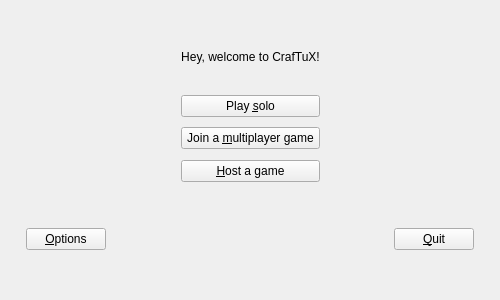
<?xml version="1.0" encoding="UTF-8"?>
<ui version="4.0">
 <class>CraftuxHome</class>
 <widget class="QWidget" name="CraftuxHome">
  <property name="geometry">
   <rect>
    <x>0</x>
    <y>0</y>
    <width>500</width>
    <height>300</height>
   </rect>
  </property>
  <property name="sizePolicy">
   <sizepolicy hsizetype="Expanding" vsizetype="Expanding">
    <horstretch>0</horstretch>
    <verstretch>0</verstretch>
   </sizepolicy>
  </property>
  <property name="minimumSize">
   <size>
    <width>500</width>
    <height>300</height>
   </size>
  </property>
  <property name="maximumSize">
   <size>
    <width>500</width>
    <height>300</height>
   </size>
  </property>
  <property name="windowTitle">
   <string>Welcome to CrafTuX</string>
  </property>
  <layout class="QVBoxLayout" name="verticalLayout_2">
   <item>
    <layout class="QVBoxLayout" name="verticalLayout">
     <property name="leftMargin">
      <number>15</number>
     </property>
     <property name="rightMargin">
      <number>15</number>
     </property>
     <item>
      <spacer name="topVerticalSpacer">
       <property name="orientation">
        <enum>Qt::Vertical</enum>
       </property>
       <property name="sizeType">
        <enum>QSizePolicy::Expanding</enum>
       </property>
       <property name="sizeHint" stdset="0">
        <size>
         <width>20</width>
         <height>40</height>
        </size>
       </property>
      </spacer>
     </item>
     <item>
      <layout class="QHBoxLayout" name="middleHorizontalLayout">
       <item>
        <spacer name="leftHorizontalSpacer">
         <property name="orientation">
          <enum>Qt::Horizontal</enum>
         </property>
         <property name="sizeType">
          <enum>QSizePolicy::MinimumExpanding</enum>
         </property>
         <property name="sizeHint" stdset="0">
          <size>
           <width>40</width>
           <height>20</height>
          </size>
         </property>
        </spacer>
       </item>
       <item>
        <layout class="QGridLayout" name="gridLayout">
         <item row="0" column="0">
          <widget class="QLabel" name="welcomeLabel">
           <property name="text">
            <string>Hey, welcome to CrafTuX!</string>
           </property>
           <property name="alignment">
            <set>Qt::AlignCenter</set>
           </property>
          </widget>
         </item>
         <item row="2" column="0">
          <widget class="QPushButton" name="soloButton">
           <property name="text">
            <string>Play &amp;solo</string>
           </property>
          </widget>
         </item>
         <item row="4" column="0">
          <widget class="QPushButton" name="multiButton">
           <property name="text">
            <string>Join a &amp;multiplayer game</string>
           </property>
          </widget>
         </item>
         <item row="1" column="0">
          <spacer name="menuVerticalSpacer">
           <property name="orientation">
            <enum>Qt::Vertical</enum>
           </property>
           <property name="sizeType">
            <enum>QSizePolicy::Expanding</enum>
           </property>
           <property name="sizeHint" stdset="0">
            <size>
             <width>20</width>
             <height>25</height>
            </size>
           </property>
          </spacer>
         </item>
         <item row="3" column="0">
          <spacer name="menuVerticalSpacer2">
           <property name="orientation">
            <enum>Qt::Vertical</enum>
           </property>
           <property name="sizeType">
            <enum>QSizePolicy::Expanding</enum>
           </property>
           <property name="sizeHint" stdset="0">
            <size>
             <width>20</width>
             <height>5</height>
            </size>
           </property>
          </spacer>
         </item>
         <item row="6" column="0">
          <widget class="QPushButton" name="serverButton">
           <property name="text">
            <string>&amp;Host a game</string>
           </property>
          </widget>
         </item>
         <item row="5" column="0">
          <spacer name="menuVerticalSpacer3">
           <property name="orientation">
            <enum>Qt::Vertical</enum>
           </property>
           <property name="sizeHint" stdset="0">
            <size>
             <width>20</width>
             <height>5</height>
            </size>
           </property>
          </spacer>
         </item>
        </layout>
       </item>
       <item>
        <spacer name="rightHorizontalSpacer">
         <property name="orientation">
          <enum>Qt::Horizontal</enum>
         </property>
         <property name="sizeType">
          <enum>QSizePolicy::MinimumExpanding</enum>
         </property>
         <property name="sizeHint" stdset="0">
          <size>
           <width>40</width>
           <height>20</height>
          </size>
         </property>
        </spacer>
       </item>
      </layout>
     </item>
     <item>
      <spacer name="middleVerticalSpacer">
       <property name="orientation">
        <enum>Qt::Vertical</enum>
       </property>
       <property name="sizeType">
        <enum>QSizePolicy::Expanding</enum>
       </property>
       <property name="sizeHint" stdset="0">
        <size>
         <width>20</width>
         <height>40</height>
        </size>
       </property>
      </spacer>
     </item>
     <item>
      <layout class="QHBoxLayout" name="bottomHorizontalLayout">
       <item>
        <widget class="QPushButton" name="optionsButton">
         <property name="text">
          <string>&amp;Options</string>
         </property>
        </widget>
       </item>
       <item>
        <spacer name="horizontalSpacer">
         <property name="orientation">
          <enum>Qt::Horizontal</enum>
         </property>
         <property name="sizeHint" stdset="0">
          <size>
           <width>40</width>
           <height>20</height>
          </size>
         </property>
        </spacer>
       </item>
       <item>
        <widget class="QPushButton" name="quitButton">
         <property name="text">
          <string>&amp;Quit</string>
         </property>
        </widget>
       </item>
      </layout>
     </item>
     <item>
      <spacer name="bottomVerticalSpacer">
       <property name="orientation">
        <enum>Qt::Vertical</enum>
       </property>
       <property name="sizeHint" stdset="0">
        <size>
         <width>20</width>
         <height>40</height>
        </size>
       </property>
      </spacer>
     </item>
    </layout>
   </item>
  </layout>
 </widget>
 <layoutdefault spacing="6" margin="11"/>
 <resources/>
 <connections/>
</ui>
